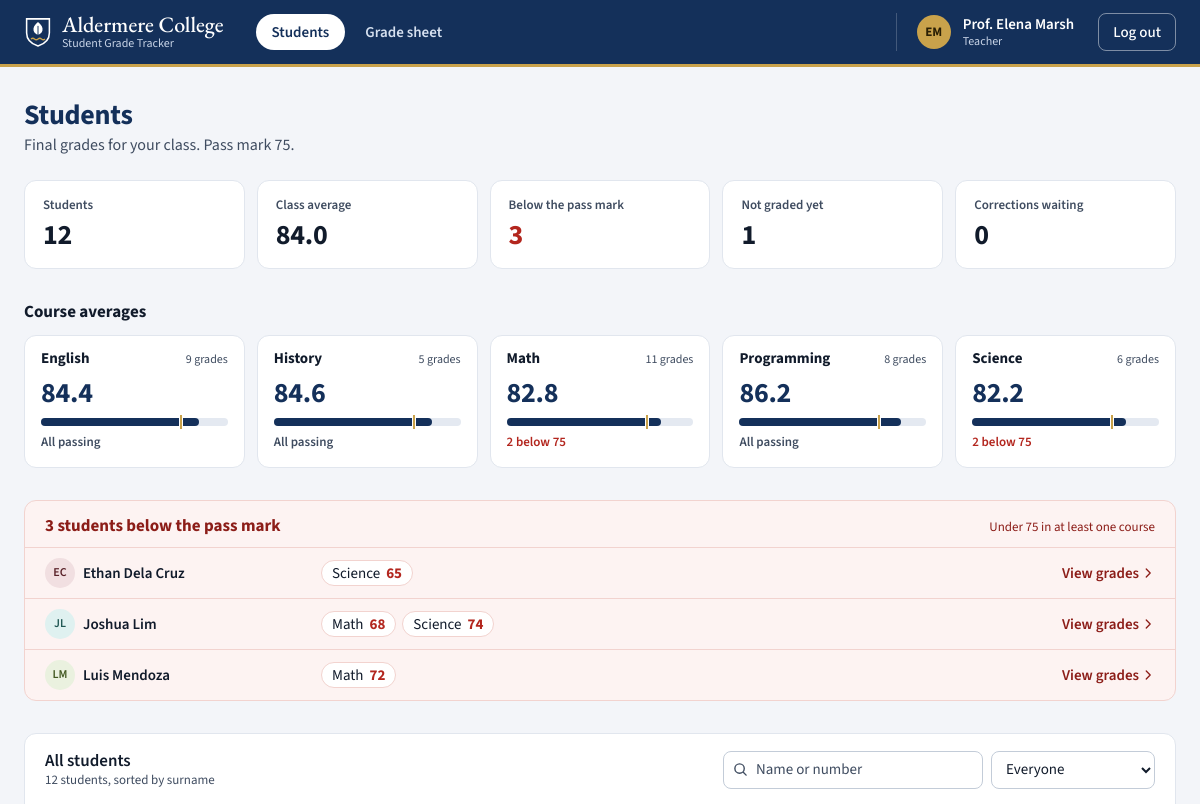
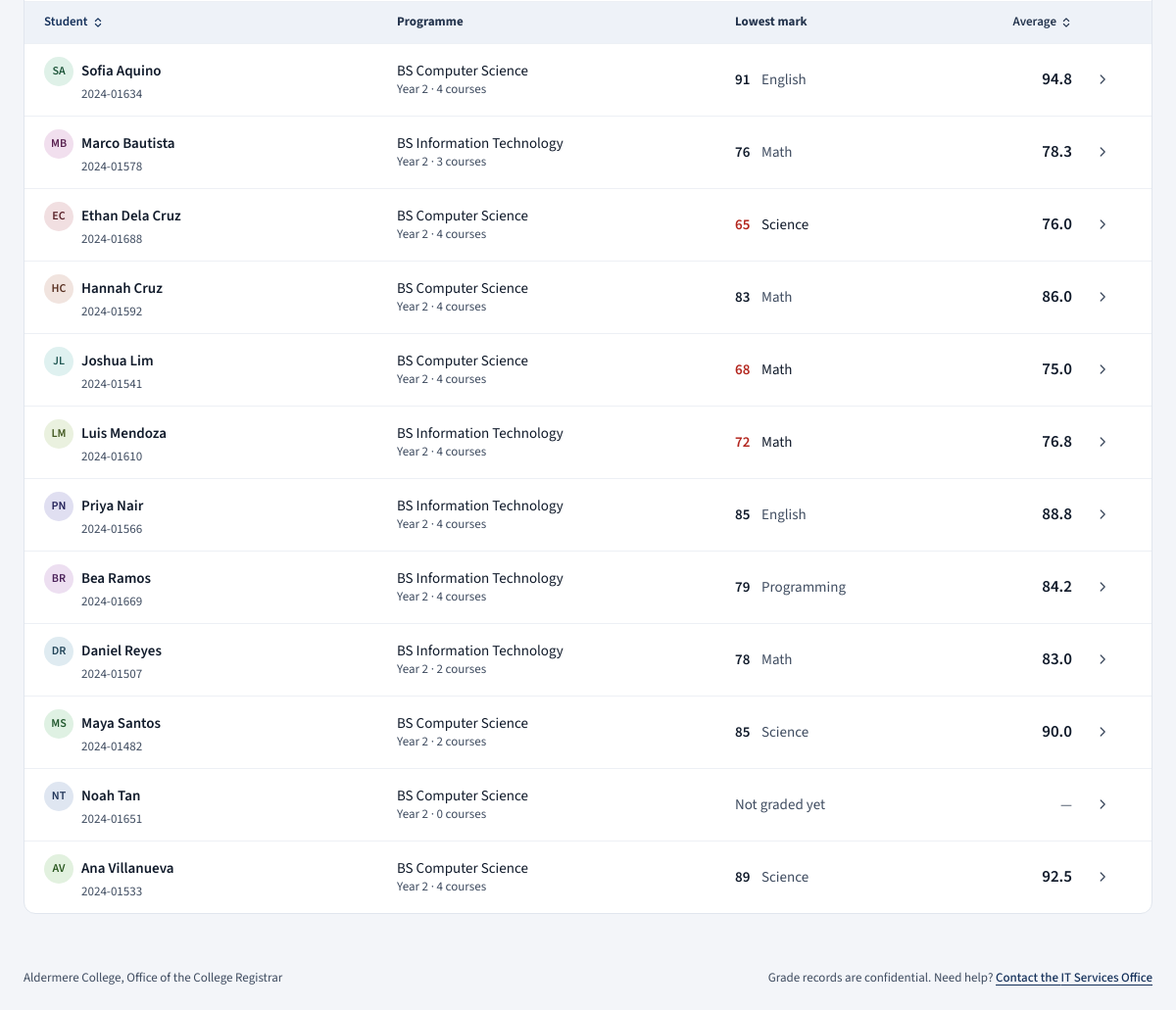
The app's page /dashboard (signed in) with its own data (2 pictures, top to bottom).
### tables this page shows
CREATE TABLE users (
    id INTEGER PRIMARY KEY AUTOINCREMENT,
    username TEXT UNIQUE NOT NULL,
    password TEXT NOT NULL,
    role TEXT NOT NULL CHECK(role IN ('student','teacher','academic_admin','registrar','it_admin')),
    is_locked BOOLEAN DEFAULT 0,
    failed_attempts INTEGER DEFAULT 0
, full_name TEXT, student_no TEXT, program TEXT, year_level INTEGER);

CREATE TABLE grades (
    id INTEGER PRIMARY KEY AUTOINCREMENT,
    student_id INTEGER NOT NULL,
    subject TEXT NOT NULL,
    grade INTEGER NOT NULL,
    updated_by TEXT NOT NULL,
    FOREIGN KEY (student_id) REFERENCES users(id)
);

### app.py (the view, shortened to what this page needs)
@app.route("/dashboard")
def dashboard():
    if "username" not in session:
        return redirect("/login")
    user = current_user()
    if not user:
        return redirect("/login")
    role = user["role"]
    username = user["username"]
    user_id = user["id"]
    try:
        all_students, all_users, period, pending_requests, audit_logs = dashboard_data()
    except Exception as e:
        logging.error(f"dashboard data failed user={username} err={e}")
        return render_template("login.html", error="An error occurred. Please try again.")
    student_id_param = request.args.get("student_id")
    if role == "teacher":
        if student_id_param:
            if not valid_id(student_id_param):
                return teacher_error("Invalid input.", "teacher filter")
            return redirect(f"/students/{int(student_id_param)}")
        try:
            return render_roster()
        except Exception as e:
            logging.error(f"teacher roster failed user={username} err={e}")
            return "An error occurred. Please try again.", 500
    elif role == "it_admin":
        grades = get_db().execute(GRADES_SELECT).fetchall()
        return render_template("dashboard.html", role=role, username=username, grades=grades, students=all_students, all_users=all_users, period=period, pending_requests=pending_requests, audit_logs=audit_logs)

### app.py (called while the page is built, shortened)
@app.before_request
def check_csrf():
    if request.method != "POST":
        return None

def get_db():
    db = getattr(g, '_database', None)
    if db is None:
        db = g._database = sqlite3.connect(DATABASE)
        db.row_factory = sqlite3.Row
    return db

@app.teardown_appcontext
def close_connection(exception):
    db = getattr(g, '_database', None)
    if db is not None:
        db.close()

@app.context_processor
def shell_context():
    if "user_id" not in session:
        return {"pass_mark": PASS_MARK}
    try:
        db = get_db()
        shell_user = db.execute("SELECT full_name FROM users WHERE id=?", (session["user_id"],)).fetchone()
        period = db.execute("SELECT * FROM grading_periods LIMIT 1").fetchone()
        pending = db.execute("SELECT COUNT(*) FROM grade_change_requests WHERE status='pending'").fetchone()[0]
    except Exception as e:
        logging.error(f"shell context failed err={e}")
        return {"pass_mark": PASS_MARK}
    return {
        "pass_mark": PASS_MARK,
        "shell_period": period,
        "shell_pending": pending,
        "shell_name": (shell_user["full_name"] if shell_user else None) or session.get("username"),
    }

def valid_id(s):
    try:
        return int(s) > 0
    except (TypeError, ValueError):
        return False

def current_user():
    uid = session.get("user_id")
    if not uid:
        return None
    try:
        if not valid_id(uid):
            session.clear()
            return None
        db = get_db()
        user = db.execute("SELECT * FROM users WHERE id=?", (int(uid),)).fetchone()
        if not user:
            session.clear()
            return None
        if user["is_locked"]:
            session.clear()
            return None
        if session.get("username") != user["username"] or session.get("role") != user["role"]:
            session.clear()
            return None
        return user
    except Exception as e:
        logging.error(f"current_user failed uid={uid} err={e}")
        return None

def mean(values):
    return sum(values) / len(values) if values else None

def surname_key(name):
    return (name.split()[-1].lower(), name.lower())

### templates/students.html (shortened to what this page needs)
{% extends 'base.html' %}
{% set period_name = period['name'] if period else 'This' %}
{% set below = roster|selectattr('standing', 'equalto', 'below')|list %}
{% set ungraded = roster|selectattr('standing', 'equalto', 'none')|list %}
{% set waiting = roster|sum(attribute='waiting') %}
{% block content %}
{% import '_ui.html' as ui with context %}
<header class="page-head">
    <div>
        <h1>Students</h1>
        <p class="sub">Final grades for your class. Pass mark {{ pass_mark }}.</p>
    </div>
</header>
<ul class="stat-tiles" aria-label="Class summary">
    <li class="stat-tile"><span class="stat-label">Students</span><span class="stat-value">{{ roster|length }}</span></li>
    <li class="stat-tile"><span class="stat-label">Class average</span><span class="stat-value">{% if class_average is none %}—{% else %}{{ '%.1f'|format(class_average) }}{% endif %}</span></li>
    <li class="stat-tile"><span class="stat-label">Below the pass mark</span><span class="stat-value{{ ' is-negative' if below }}">{{ below|length }}</span></li>
    <li class="stat-tile"><span class="stat-label">Not graded yet</span><span class="stat-value">{{ ungraded|length }}</span></li>
    <li class="stat-tile"><span class="stat-label">Corrections waiting</span><span class="stat-value">{{ waiting }}</span></li>
</ul>
{% if courses %}
<section class="course-cards" aria-labelledby="courses-title">
    <h2 id="courses-title" class="section-title">Course averages</h2>
    <ul>
        {% for c in courses %}
        <li class="course-card">
            <span class="course-band"><span class="course-name">{{ c['subject'] }}</span><span class="course-count">{{ c['count'] }} grade{{ '' if c['count'] == 1 else 's' }}</span></span>
            <span class="course-body"><span class="course-avg{{ ' is-negative' if c['average'] < pass_mark }}">{{ '%.1f'|format(c['average']) }}</span>
            {{ ui.score_bar(c['average'], pass_mark) }}
            <span class="course-meta">{% if c['below'] %}<span class="text-negative nowrap">{{ c['below'] }} below {{ pass_mark }}</span>{% else %}<span class="nowrap">All passing</span>{% endif %}</span></span>
        </li>
        {% endfor %}
    </ul>
</section>
{% endif %}
{% if below %}
<section class="attention-panel" aria-labelledby="attention-title">
    <div class="attention-head">
        <h2 id="attention-title">{{ below|length }} student{{ '' if below|length == 1 else 's' }} below the pass mark</h2>
        <p class="meta">Under {{ pass_mark }} in at least one course</p>
    </div>
    <ul class="attention-list">
        {% for s in below %}
        <li>
            <a href="/students/{{ s['id'] }}">
                {{ ui.person(s['name'], s['id']) }}
                <span class="attention-marks">
                    {% for g in s['below'] %}<span class="mark-chip">{{ g['subject'] }} <strong>{{ g['grade'] }}</strong></span>{% endfor %}
                </span>
                <span class="attention-go"><span class="go-label">View grades</span>{{ ui.icon('chevron') }}</span>
            </a>
        </li>
        {% endfor %}
    </ul>
</section>
{% elif roster %}
<p class="all-clear">Every graded student is at or above the {{ pass_mark }} pass mark.</p>
{% endif %}
<section class="panel panel-flush" aria-labelledby="roster-title">
    <header class="panel-head">
        <div>
            <h2 id="roster-title">All students</h2>
            <p class="meta" data-roster-count aria-live="polite">{{ roster|length }} student{{ '' if roster|length == 1 else 's' }}, sorted by surname</p>
        </div>
        <div class="toolbar" data-roster-tools hidden>
            <label class="search">
                <input class="control" type="search" placeholder="Name or number" data-roster-search>
            </label>
            <select class="control" id="roster-standing" data-roster-standing>
                <option value="">Everyone</option>
            </select>
        </div>
    </header>
    {% if roster %}
    <div class="table-wrap">
        <table class="ledger ledger-roster" data-roster>
            <colgroup>
                <col class="w-student"><col class="w-program"><col class="w-lowest"><col class="w-average"><col class="w-go">
            </colgroup>
            <thead>
                <tr>
                    <th scope="col" aria-sort="ascending"><button type="button" class="th-sort" data-sort="name">Student {{ ui.icon('sort') }}</button></th>
                    <th scope="col">Programme</th>
                    <th scope="col">Lowest mark</th>
                    <th scope="col" class="num"><button type="button" class="th-sort" data-sort="average">Average {{ ui.icon('sort') }}</button></th>
                    <th scope="col"><span class="sr-only">Open</span></th>
                </tr>
            </thead>
            <tbody>
                {% for s in roster %}
                {% set lowest = s['grades']|sort(attribute='grade')|first if s['grades'] else none %}
                <tr class="row-link" data-name="{{ s['name']|lower }} {{ s['student_no'] or '' }}" data-order="{{ loop.index }}" data-average="{{ s['average'] if s['average'] is not none else -1 }}" data-standing="{{ s['standing'] }}">
                    <td class="c-main">
                        <a href="/students/{{ s['id'] }}">{{ ui.person(s['name'], s['id']) }}</a>
                        <span class="line-two line-indent">{{ s['student_no'] or '—' }}</span>
                    </td>
                    <td class="c-by">{{ s['program'] or '—' }}<span class="line-two">{% if s['year_level'] %}Year {{ s['year_level'] }} · {% endif %}{{ s['grades']|length }} course{{ '' if s['grades']|length == 1 else 's' }}</span></td>
                    <td class="c-by">
                        {% if lowest %}
                        <span class="lowest{{ ' is-below' if lowest['grade'] < pass_mark }}"><span class="lowest-grade">{{ lowest['grade'] }}</span> {{ lowest['subject'] }}</span>
                        {% else %}<span class="text-muted">Not graded yet</span>{% endif %}
                    </td>
                    <td class="num c-grade">{% if s['average'] is none %}<span class="text-muted">—</span>{% else %}<span class="grade grade-lg{{ ' is-below' if s['average'] < pass_mark }}">{{ '%.1f'|format(s['average']) }}</span>{% endif %}</td>
                    <td class="c-go" aria-hidden="true">{{ ui.icon('chevron') }}</td>
                </tr>
                {% endfor %}
            </tbody>
        </table>
    </div>
    {% else %}
    <p class="empty">No students are enrolled yet.</p>
    {% endif %}
</section>
{% endblock %}

### templates/base.html (shortened to what this page needs)
{% import '_ui.html' as ui %}
{% set role = session.get('role') %}
{% set username = session.get('username') %}
{% set display_name = shell_name or username or '' %}
{% set name_parts = display_name.replace('Prof. ', '').replace('Dr. ', '').split() %}
<!DOCTYPE html>
<html lang="en">
<head>
    <link rel="stylesheet" href="{{ url_for('static', filename='style.css') }}">
</head>
<body>
    <header class="topbar">
        <div class="topbar-in">
            <a class="brand" href="/dashboard">
                <span class="brand-text"><span class="brand-name">{{ ui.COLLEGE }}</span><span class="brand-sub">{{ ui.PORTAL }}</span></span>
            </a>
            <div class="nav-sheet" id="site-nav">
                <nav class="tabs" aria-label="Main">
                    {% macro item(href, label, count=0, also='') %}
                    <a class="tab" href="{{ href }}"{% if request.path == href or (also and request.path.startswith(also)) %} aria-current="page"{% endif %}>
                        <span>{{ label }}</span>
                    </a>
                    {% endmacro %}
                    {% if role == 'teacher' %}
                        {{ item('/dashboard', 'Students', also='/students/') }}
                        {{ item('/grade-sheet', 'Grade sheet') }}
                    {% elif role == 'academic_admin' %}
                        {{ item('/dashboard', 'Grades') }}
                        {{ item('/approvals', 'Approvals', shell_pending or 0) }}
                        {{ item('/transcript', 'Transcripts') }}
                    {% elif role == 'registrar' %}
                        {{ item('/dashboard', 'Grading period') }}
                        {{ item('/transcript', 'Transcripts') }}
                    {% elif role == 'it_admin' %}
                        {{ item('/dashboard', 'Accounts') }}
                    {% else %}
                        {{ item('/dashboard', 'My grades') }}
                        {{ item('/transcript', 'My transcript') }}
                    {% endif %}
                </nav>
            </div>
            <div class="account">
                <span class="avatar" aria-hidden="true">{% if name_parts|length > 1 %}{{ name_parts[0][0]|upper }}{{ name_parts[-1][0]|upper }}{% elif name_parts %}{{ name_parts[0][0]|upper }}{% endif %}</span>
                <span class="account-who"><span class="account-name">{{ display_name }}</span><span class="account-role">{{ ui.ROLE_LABELS.get(role, role) }}</span></span>
                <a class="btn btn-quiet btn-sm" href="/logout">Log out</a>
            </div>
        </div>
    </header>
    <main class="canvas" id="main">
        {% block content %}{% endblock %}
    </main>
    <footer class="site-foot no-print">
        <p>{{ ui.COLLEGE }}, {{ ui.OFFICE }}</p>
        <p>Grade records are confidential. Need help? <a href="/forgot-password">Contact the {{ ui.IT_OFFICE.name }}</a></p>
    </footer>
</body>
</html>

### templates/_ui.html (shortened to what this page needs)
{% macro icon(name) %}
<svg viewBox="0 0 16 16" fill="none" stroke="currentColor" stroke-width="1.5" stroke-linecap="round" stroke-linejoin="round" aria-hidden="true">
    {% if name == 'menu' %}<path d="M2.500 4.500h11M2.500 8h11M2.500 11.500h11"/>
    {% elif name == 'close' %}<path d="m3.500 3.500 9 9M12.500 3.500l-9 9"/>
    {% elif name == 'chevron' %}<path d="m6 3.500 4.500 4.500L6 12.500"/>
    {% elif name == 'back' %}<path d="M10 3.500 5.500 8l4.500 4.500"/>
    {% elif name == 'search' %}<path d="M7 12A5 5 0 1 0 7 2a5 5 0 0 0 0 10ZM10.700 10.700 14 14"/>
    {% elif name == 'sort' %}<path d="m4.500 6 3.500-3.500L11.500 6M4.500 10 8 13.500 11.500 10"/>
    {% endif %}
</svg>
{% endmacro %}
{% macro person(name, id=None) %}
{% set parts = name.split() %}
<span class="person">
    {%- if id is not none %}<span class="person-chip" style="--h:{{ (id * 67) % 360 }}" aria-hidden="true">{% if parts|length > 1 %}{{ parts[0][0]|upper }}{{ parts[-1][0]|upper }}{% else %}{{ name[0]|upper }}{{ name[-1] if name[-1].isdigit() else '' }}{% endif %}</span>{% endif -%}
    <span class="person-name">{{ name }}</span>
</span>
{% endmacro %}
{% macro score_bar(grade, pass_mark) %}
<span class="score{{ ' is-below' if grade < pass_mark }}" style="--grade:{{ grade }}%;--pass:{{ pass_mark }}%" aria-hidden="true"><span class="score-fill"></span><span class="score-tick"></span></span>
{% endmacro %}

### records on screen
users: full_name "Prof. Elena Marsh", ROLE_LABELS.get "Teacher"
grades: subject "English", count "9", count "s", average "84.4", {{ grade }} 84.44444444444444 (drawn), shows "All passing"
grades: subject "History", count "5", count "s", average "84.6", shows "All passing"
grades: subject "Math", count "11", count "s", average "82.8", {{ grade }} 82.81818181818181 (drawn), below "2", pass_mark "75"
grades: subject "Programming", count "8", count "s", average "86.2", {{ grade }} 86.25 (drawn), shows "All passing"
grades: subject "Science", count "6", count "s", average "82.2", {{ grade }} 82.16666666666667 (drawn), below "2", pass_mark "75", grade "85"
users: {{ (id * 67) % 360 }} 352 (drawn), parts "E", parts "C", full_name "Ethan Dela Cruz", student_no "2024-01688", program "BS Computer Science", year_level "2", grades|length "4", grades "s", average "76.0"
grades: subject "Science", grade "65"
users: {{ (id * 67) % 360 }} 176 (drawn), parts "J", parts "L", full_name "Joshua Lim", student_no "2024-01541", program "BS Computer Science", year_level "2", grades|length "4", grades "s", average "75.0"
grades: subject "Math", grade "68"
grades: subject "Science", grade "74"
users: {{ (id * 67) % 360 }} 84 (drawn), parts "L", parts "M", full_name "Luis Mendoza", student_no "2024-01610", program "BS Information Technology", year_level "2", grades|length "4", grades "s", average "76.8"
grades: subject "Math", grade "72"
users: {{ (id * 67) % 360 }} 151 (drawn), parts "S", parts "A", full_name "Sofia Aquino", student_no "2024-01634", program "BS Computer Science", year_level "2", grades|length "4", grades "s", average "94.8"
grades: grade "91", subject "English"
users: {{ (id * 67) % 360 }} 310 (drawn), parts "M", parts "B", full_name "Marco Bautista", student_no "2024-01578", program "BS Information Technology", year_level "2", grades|length "3", grades "s", average "78.3"
grades: grade "76", subject "Math"
users: {{ (id * 67) % 360 }} 17 (drawn), parts "H", parts "C", full_name "Hannah Cruz", student_no "2024-01592", program "BS Computer Science", year_level "2", grades|length "4", grades "s", average "86.0"
grades: grade "83", subject "Math"
users: {{ (id * 67) % 360 }} 243 (drawn), parts "P", parts "N", full_name "Priya Nair", student_no "2024-01566", program "BS Information Technology", year_level "2", grades|length "4", grades "s", average "88.8"
grades: grade "85", subject "English"
users: {{ (id * 67) % 360 }} 285 (drawn), parts "B", parts "R", full_name "Bea Ramos", student_no "2024-01669", program "BS Information Technology", year_level "2", grades|length "4", grades "s", average "84.2"
grades: grade "79", subject "Programming"
users: {{ (id * 67) % 360 }} 201 (drawn), parts "D", parts "R", full_name "Daniel Reyes", student_no "2024-01507", program "BS Information Technology", year_level "2", grades|length "2", grades "s", average "83.0"
grades: grade "78", subject "Math"
users: {{ (id * 67) % 360 }} 134 (drawn), parts "M", parts "S", full_name "Maya Santos", student_no "2024-01482", program "BS Computer Science", year_level "2", grades|length "2", grades "s", average "90.0"
users: {{ (id * 67) % 360 }} 218 (drawn), parts "N", parts "T", full_name "Noah Tan", student_no "2024-01651", program "BS Computer Science", year_level "2", grades|length "0", grades "s", shows "Not graded yet"
users: {{ (id * 67) % 360 }} 109 (drawn), parts "A", parts "V", full_name "Ana Villanueva", student_no "2024-01533", program "BS Computer Science", year_level "2", grades|length "4", grades "s", average "92.5"
grades: grade "89", subject "Science"

### other values on screen
{{ ui.COLLEGE }} "Aldermere College"
{{ ui.PORTAL }} "Student Grade Tracker"
{{ label }} "Students Grade sheet"
{{ name_parts[0][0]|upper }} "E"
{{ name_parts[-1][0]|upper }} "M"
{{ pass_mark }} "75"
{{ roster|length }} "12"
{{ '%.1f'|format(class_average) }} "84.0"
{{ below|length }} "3"
{{ ungraded|length }} "1"
{{ waiting }} "0"
{{ '' if below|length == 1 else 's' }} "s"
{{ '' if roster|length == 1 else 's' }} "s"
{{ ui.OFFICE }} "Office of the College Registrar"
{{ ui.IT_OFFICE.name }} "IT Services Office"
